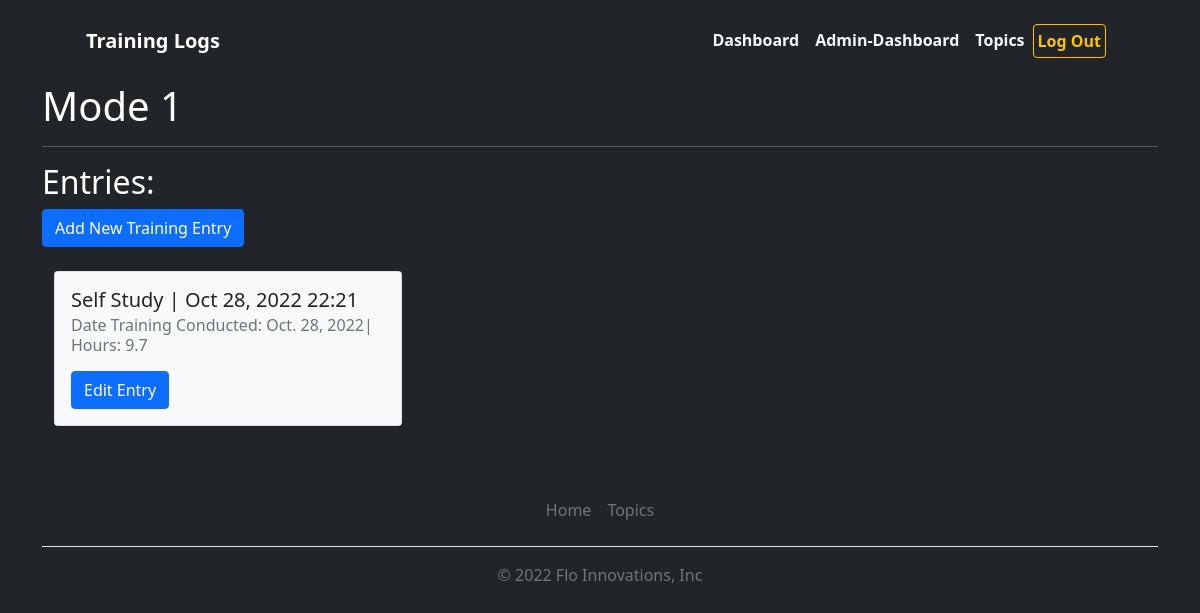
/topics/1 (signed in), run on an earlier commit of the app's database.
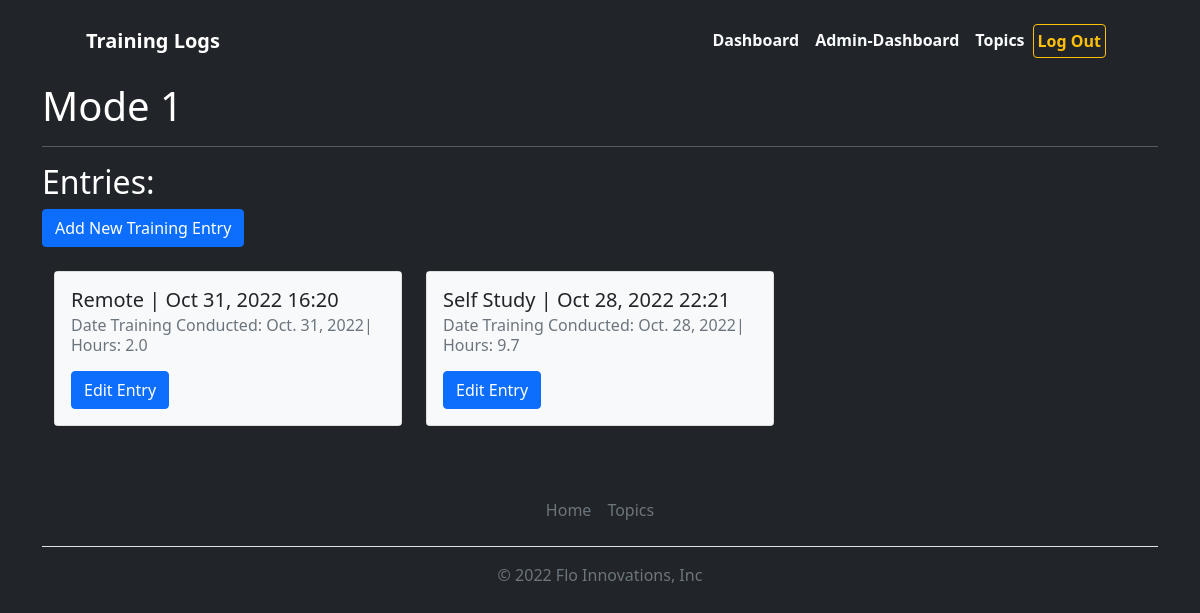
And on a later commit of the database.
### training_logs/models.py (models this page shows, shortened)
class Entry(models.Model):
    topic = models.ForeignKey(Topic, on_delete=models.CASCADE)
    method_of_training = models.CharField(max_length=200)
    source = models.CharField(max_length=20)
    hours = models.FloatField()
    date_training_conducted = models.DateField()
    text = models.TextField()
    date_added = models.DateTimeField(auto_now_add=True)
    class Meta:
        verbose_name_plural = 'entries'

### training_logs/views.py (the view)
# urls.py: path('topics/<int:topic_id>', views.topic, name='topic'),
@login_required
def topic(request, topic_id):
    topic = Topic.objects.get(id=topic_id)
    if topic.owner != request.user:
        raise Http404
    entries = topic.entry_set.order_by('-date_added')
    context = {'topic':topic, 'entries':entries}
    return render(request, 'training_logs/topic.html', context)

### training_logs/templates/training_logs/topic.html (shortened to what this page needs)
{% extends "training_logs/base.html" %}
{% block page_header %}<h1>{{ topic.text }}<hr/></h1>{% endblock page_header %}
{% block content %}
<h2>Entries:</h2>
<a class="btn btn-primary" href="{% url 'training_logs:new_entry' topic.id %}" role="button">Add New Training Entry</a>
<div class="container">
    <div class="row">
        {% for entry in entries %}
        <div class="col-md-4">
            <div class="card mb-4">
                <div class="card-body bg-light text-dark">
                    <h5 class="card-title">{{ entry.method_of_training }} | {{ entry.date_added|date:'M d, Y H:i ' }}</h5>
                    <h6 class="card-subtitle mb-2 text-muted">Date Training Conducted:
                        {{entry.date_training_conducted}}| Hours: {{ entry.hours }} </h6>
                    <a class="btn btn-primary" href="{% url 'training_logs:edit_entry' entry.id %}" role="button">Edit Entry</a>
                </div>
            </div>
        </div>
        {% endfor %}
    </div>
</div>
{% endblock content %}

What changed in the data, as far as the page shows it:
added Entry: method_of_training "Remote", date_added "Oct 31, 2022 16:20", date_training_conducted "Oct. 31, 2022", hours "2.0"
